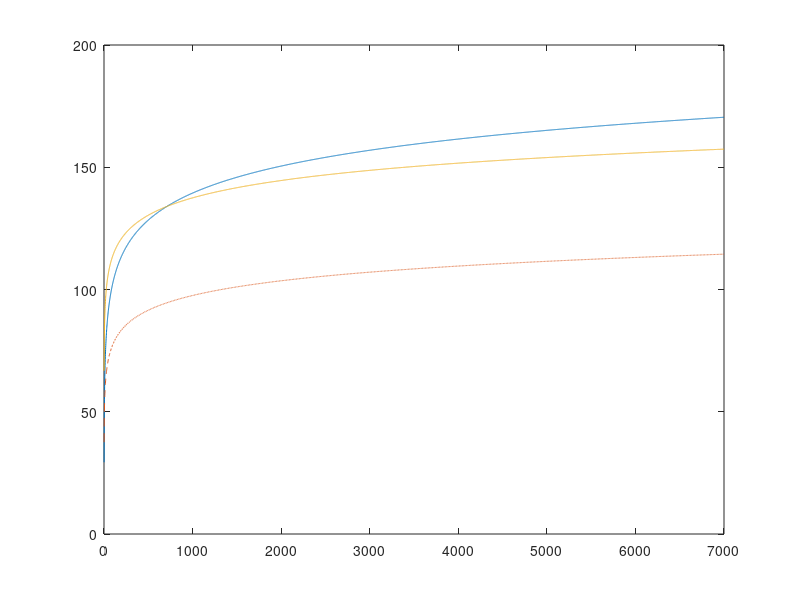

MATLAB code for this plot: (Note: this script raises an error after producing the figure.)
clear;
C = 3 * 10^8;  % Скорость света, м/с
THERMAL_NOISE_FLOOR_DBM_HZ = -174;  % Уровень теплового шума, дБм/Гц

power_bs_transmitter_dbm = 46;
sectors_per_bs = 3;
power_ue_transmitter_dbm = 24;
antenna_gain_bs_dbi = 21;
penetration_loss_db = 15;
interference_margin_db = 1;
frequency_ghz = 1.8;
bandwidth_ul_mhz = 10;
bandwidth_dl_mhz = 20;
noise_figure_bs_db = 2.4;
noise_figure_ue_db = 6;
sinr_dl_db = 2;
sinr_ul_db = 4;
mimo_antennas_bs = 2;
area_total_km2 = 100;
area_business_centers_km2 = 4;
feeder_loss_db = 2;

r_umi = 500; % m
r_walf = 5000; % m

end_d = 7000;

% Вычисляемые параметры
frequency_hz = frequency_ghz * 10^9;
bandwidth_ul_hz = bandwidth_ul_mhz * 10^6;
bandwidth_dl_hz = bandwidth_dl_mhz * 10^6;

% Расчет теплового шума
thermal_noise_dl = THERMAL_NOISE_FLOOR_DBM_HZ + 10 * log10(bandwidth_dl_hz);
thermal_noise_ul = THERMAL_NOISE_FLOOR_DBM_HZ + 10 * log10(bandwidth_ul_hz);

% Расчет чувствительности
sensitivity_bs_dbm = thermal_noise_dl + sinr_dl_db + noise_figure_bs_db;
sensitivity_ue_dbm = thermal_noise_ul + sinr_ul_db + noise_figure_ue_db;

% Вычисление MIMO усиления
mimo_gain_db = 10 * log10(mimo_antennas_bs);

% Расчет максимальных потерь пути
max_path_loss_dl = power_bs_transmitter_dbm - feeder_loss_db + antenna_gain_bs_dbi + mimo_gain_db - ...
    penetration_loss_db - interference_margin_db - sensitivity_ue_dbm;
max_path_loss_ul = power_ue_transmitter_dbm - feeder_loss_db + antenna_gain_bs_dbi + mimo_gain_db - ...
    penetration_loss_db - interference_margin_db - sensitivity_bs_dbm;

fprintf('Уровень максимально допустимых потерь сигнала MAPL_UL: %.2f дБ\n', max_path_loss_ul);
fprintf('Уровень максимально допустимых потерь сигнала MAPL_DL: %.2f дБ\n', max_path_loss_dl);

% Функции для расчета моделей распространения сигнала
distances = (1:end_d);
path_loss_umi = 26 * log10(frequency_ghz) + 22.7 + 36.7 * log10(distances);

% Расчет FSPL
path_loss_fspl = 20 * log10((4 * pi * frequency_hz * distances) / C);

% Расчет COST 231
path_loss_cost = zeros(size(distances));
for i = 1:length(distances)
    distance_km = distances(i) * 10^-3;
    path_loss_cost(i) = 46.3 + 33.9 * log10(frequency_ghz * 10^3) - 13.82 * log10(50) - ...
        (3.2 * (log10(11.75 * 1))^2 - 4.97) + ...
        (44.9 - 6.55 * log10(frequency_ghz * 10^3)) * log10(distance_km) + 3;
end

% Построение графика UMiNLOS
figure(1);
plot(distances, path_loss_umi, 'DisplayName', 'UMiNLOS');
hold on;
plot(distances, path_loss_fspl, '--', 'DisplayName', 'FSPM');
plot(distances, path_loss_cost, 'DisplayName', 'COST 231');
yline(max_path_loss_dl, 'r', 'MAPL_DL', 'LineWidth', 1);
yline(max_path_loss_ul, 'b', 'MAPL_UL', 'LineWidth', 1);
xlabel('Расстояние между приемником и передатчиком, м');
ylabel('Потери сигнала, дБ');
legend;
grid on;
hold off;

% Построение графика COST 231
distances_m = (1:end_d);
path_loss_cost = zeros(size(distances_m));
for i = 1:length(distances_m)
    distance_km = distances_m(i) * 10^-3;
    path_loss_cost(i) = 46.3 + 33.9 * log10(frequency_ghz * 10^3) - 13.82 * log10(50) - ...
        (3.2 * (log10(11.75 * 1))^2 - 4.97) + ...
        (44.9 - 6.55 * log10(frequency_ghz * 10^3)) * log10(distance_km) + 3;
end

figure(2);
plot(distances_m, path_loss_cost, 'DisplayName', 'COST 231');
hold on;
plot(distances_m, path_loss_fspl(1:end_d), '--', 'DisplayName', 'FSPM');
yline(max_path_loss_dl, 'r', 'MAPL_DL', 'LineWidth', 1);
yline(max_path_loss_ul, 'b', 'MAPL_UL', 'LineWidth', 1);
xlabel('Расстояние между приемником и передатчиком, м');
ylabel('Потери сигнала, дБ');
legend;
grid on;
hold off;

% Построение всех моделей
path_loss_walfish = 42.6 + 20 * log10(frequency_ghz * 10^3) + 26 * log10(distances / 1000);
path_loss_cost = zeros(size(distances));
for i = 1:length(distances)
    distance_km = distances(i) * 10^-3;
    path_loss_cost(i) = 46.3 + 33.9 * log10(frequency_ghz * 10^3) - 13.82 * log10(50) - ...
        (3.2 * (log10(11.75 * 1))^2 - 4.97) + ...
        (44.9 - 6.55 * log10(frequency_ghz * 10^3)) * log10(distance_km) + 3;
end

figure(3);
plot(distances, path_loss_cost, 'DisplayName', 'COST 231');
hold on;
plot(distances, path_loss_umi, 'DisplayName', 'UMiNLOS');
plot(distances, path_loss_walfish, 'DisplayName', 'Walfish-Ikegami');
yline(max_path_loss_dl, 'r', 'MAPL_DL', 'LineWidth', 1);
yline(max_path_loss_ul, 'b', 'MAPL_UL', 'LineWidth', 1);
xlabel('Расстояние между приемником и передатчиком, м');
ylabel('Потери сигнала, дБ');
legend;
grid on;
hold off;

% Расчет покрытия базовой станции
radius_umi = r_umi * 10^-3;
radius_walf = r_walf * 10^-3;

area_umi = 1.95 * radius_umi^2;
area_walf = 1.95 * radius_walf^2;

fprintf('Радиус Базовой станции для Макро = %.3f км\n', radius_umi);
fprintf('Радиус Базовой станции для Микро = %.3f км\n', radius_walf);
fprintf('Площадь одной базовой станции для Макро = %.3f км кв\n', area_umi);
fprintf('Площадь одной базовой станции для Микро = %.3f км кв\n', area_walf);

bs_count_umi = area_business_centers_km2 / area_umi;
bs_count_walf = area_total_km2 / area_walf;

fprintf('Необходимое количество базовых станций для Макро: %.2f\n', bs_count_umi);
fprintf('Необходимое количество базовых станций для Микро: %.2f\n', bs_count_walf);
